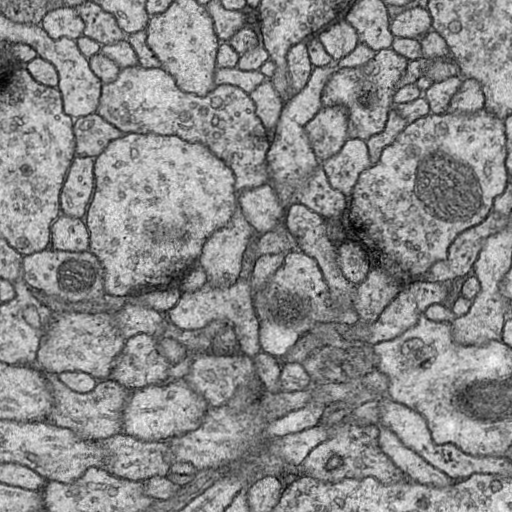
#> input picture data/ISBC2012/train/imgs/frame_0001.png, 512 x 512 px, found by its file name
$ python MirroPadding.py
#> lines starting #> are read from the running program, lines starting #| are printed output that depends on the picture
# -*- coding: utf-8 -*-
import numpy as np
import matplotlib.pyplot as plt
from PIL import Image
import os
import jittor


def mirror_padding(image,pad_size):
    """
    使用镜像外推（mirroring）将256x256图像扩展为448x448图像
    参数:
        image: 输入图像，形状为(256, 256)或(256, 256, channels)
        pad_size:需要填充的尺寸
    返回:
        扩展后的图像，形状为(448, 448,...)
    """
    # 计算需要扩展的尺寸 (448 - 256 = 192，每边扩展96像素)
    pad_size = pad_size // 2  #传入的pad_size为192  每边需要扩展192//2=96

    # 垂直方向镜像填充 (上下各96像素)
    top_pad = image[1:pad_size + 1, ...][::-1, ...]  # 上填充：取第1-96行并垂直翻转
    bottom_pad = image[-pad_size - 1:-1, ...][::-1, ...]  # 下填充：取倒数第97-倒数第2行并垂直翻转
    img_v = np.concatenate((top_pad, image, bottom_pad), axis=0)

    # 水平方向镜像填充 (左右各96像素)
    left_pad = img_v[:, 1:pad_size + 1, ...][:, ::-1, ...]  # 左填充：取第1-96列并水平翻转
    right_pad = img_v[:, -pad_size - 1:-1, ...][:, ::-1, ...]  # 右填充：取倒数第97-倒数第2列并水平翻转
    img_h = np.concatenate((left_pad, img_v, right_pad), axis=1)

    return img_h

def mirror_padding_jittor(patch):
    """
    使用镜像填充将 (1, C, 256, 256) 扩展到 (1, C, 448, 448)
    """
    pad_size = 96
    return jittor.nn.pad(
        patch, (pad_size, pad_size, pad_size, pad_size), mode='reflect'
    )


if __name__ == '__main__':
    # 检查文件路径
    file_path = r"C:\Users\24174\Desktop\cmmSecond\Unet-jittor\data\ISBC2012\train\imgs\frame_0001.png"

    if not os.path.exists(file_path):
        print(f"错误：文件不存在 - {file_path}")
    else:
        try:
            # 读取图像
            img = Image.open(file_path)
#> img is the input picture: PIL image 512x512 L; min 1, max 252, mean 137.2
            print(f"原始图像尺寸: {img.size}")
#| 原始图像尺寸: (512, 512)

            # 转换为NumPy数组
            img_array = np.array(img)

            # 截取左上角256x256部分
            crop_size = 256
            cropped_img = img_array[:crop_size, :crop_size]
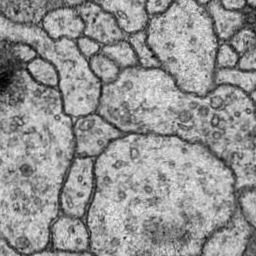
#> cropped_img: shape (256, 256); min 3, max 247, mean 147
            print(f"裁剪后图像尺寸: {cropped_img.shape}")
#| 裁剪后图像尺寸: (256, 256)

            # 应用镜像外推扩充
            padded_img = mirror_padding(cropped_img,pad_size=192)
#> in mirror_padding, `top_pad = image[1:pad_size + 1, ...][::-1, ...]`:
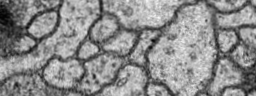
#> top_pad: shape (96, 256); min 3, max 247, mean 140
#> in mirror_padding, `bottom_pad = image[-pad_size - 1:-1, ...][::-1, ...]`:
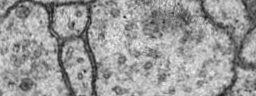
#> bottom_pad: shape (96, 256); min 21, max 240, mean 153.3
#> in mirror_padding, `img_v = np.concatenate((top_pad, image, bottom_pad), axis=0)`:
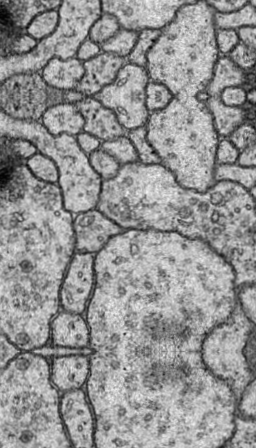
#> img_v: shape (448, 256); min 3, max 247, mean 146.9
#> in mirror_padding, `left_pad = img_v[:, 1:pad_size + 1, ...][:, ::-1, ...]`:
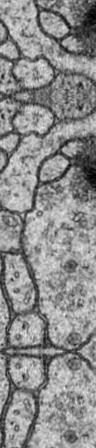
#> left_pad: shape (448, 96); min 3, max 239, mean 139.4
#> in mirror_padding, `right_pad = img_v[:, -pad_size - 1:-1, ...][:, ::-1, ...]`:
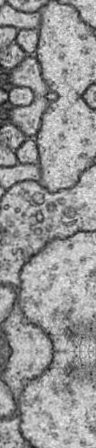
#> right_pad: shape (448, 96); min 21, max 240, mean 150.3
#> in mirror_padding, `img_h = np.concatenate((left_pad, img_v, right_pad), axis=1)`:
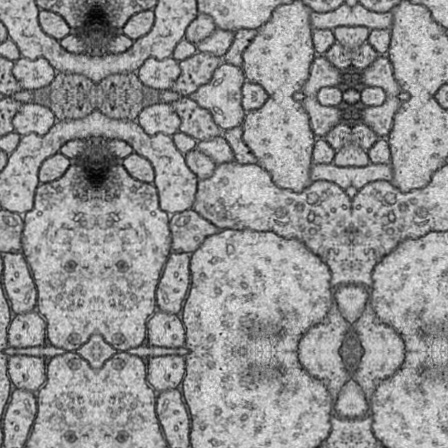
#> img_h: shape (448, 448); min 3, max 247, mean 146
            print(f"扩充后图像尺寸: {padded_img.shape}")
#| 扩充后图像尺寸: (448, 448)

            # 创建可视化对比
            plt.figure(figsize=(15, 8))

            # 原始图像
            plt.subplot(1, 3, 1)
            plt.imshow(img_array, cmap='gray' if len(img_array.shape) == 2 else None)
            plt.title(f"original ({img_array.shape[1]}×{img_array.shape[0]})")
            plt.axis('off')

            # 裁剪后的图像
            plt.subplot(1, 3, 2)
            plt.imshow(cropped_img, cmap='gray' if len(cropped_img.shape) == 2 else None)
            plt.title(f"cuted ({crop_size}×{crop_size})")
            plt.axis('off')

            # 扩充后的图像
            plt.subplot(1, 3, 3)
            plt.imshow(padded_img, cmap='gray' if len(padded_img.shape) == 2 else None)
            plt.title(f"padding ({padded_img.shape[1]}×{padded_img.shape[0]})")
            plt.axis('off')

            plt.tight_layout()
            plt.show()

            # 保存结果图像
            Image.fromarray(cropped_img).save("cropped_image.png")
            Image.fromarray(padded_img).save("padded_image.png")
            print("裁剪和扩充后的图像已保存为 cropped_image.png 和 padded_image.png")

        except Exception as e:
            print(f"处理图像时出错: {e}")

$ run again, with data/ISBC2012/train/imgs/frame_0002.png copied over data/ISBC2012/train/imgs/frame_0001.png
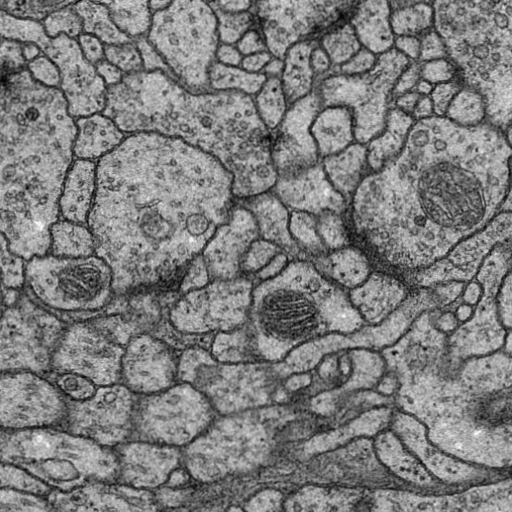
#> input picture data/ISBC2012/train/imgs/frame_0002.png, 512 x 512 px, found by its file name
#> img is the input picture: PIL image 512x512 L; min 2, max 251, mean 124.8
#| 原始图像尺寸: (512, 512)
#| 裁剪后图像尺寸: (256, 256)
#> in mirror_padding, `right_pad = img_v[:, -pad_size - 1:-1, ...][:, ::-1, ...]`:
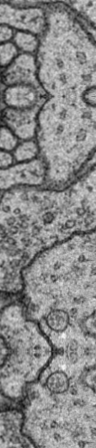
#> right_pad: shape (448, 96); min 14, max 246, mean 136.2
#> in mirror_padding, `img_h = np.concatenate((left_pad, img_v, right_pad), axis=1)`:
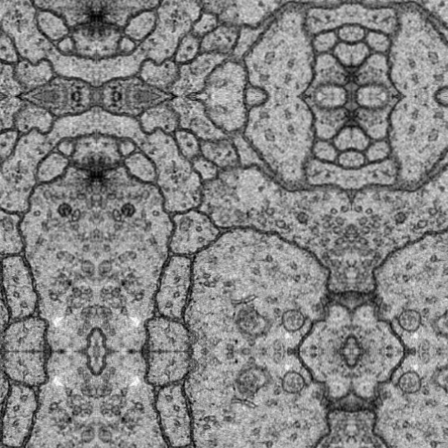
#> img_h: shape (448, 448); min 3, max 251, mean 133.2
#| 扩充后图像尺寸: (448, 448)

$ run again, with data/ISBC2012/train/imgs/frame_0003.png copied over data/ISBC2012/train/imgs/frame_0001.png
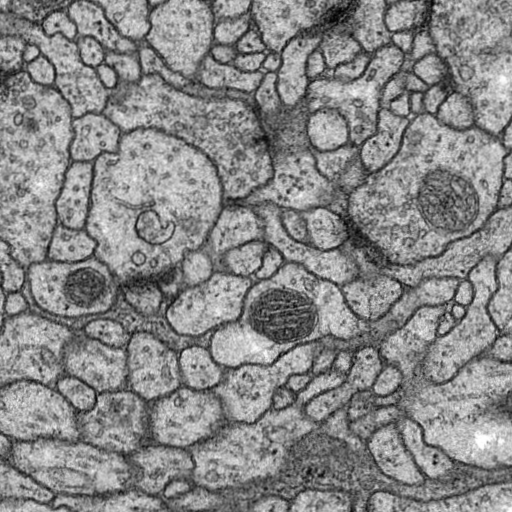
#> input picture data/ISBC2012/train/imgs/frame_0003.png, 512 x 512 px, found by its file name
#> img is the input picture: PIL image 512x512 L; min 2, max 255, mean 135.4
#| 原始图像尺寸: (512, 512)
#| 裁剪后图像尺寸: (256, 256)
#> in mirror_padding, `right_pad = img_v[:, -pad_size - 1:-1, ...][:, ::-1, ...]`:
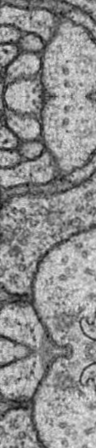
#> right_pad: shape (448, 96); min 12, max 235, mean 141.7
#> in mirror_padding, `img_h = np.concatenate((left_pad, img_v, right_pad), axis=1)`:
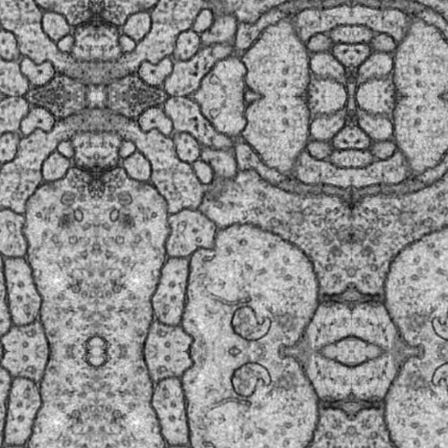
#> img_h: shape (448, 448); min 8, max 253, mean 142
#| 扩充后图像尺寸: (448, 448)

$ run again, with data/ISBC2012/train/imgs/frame_0004.png copied over data/ISBC2012/train/imgs/frame_0001.png
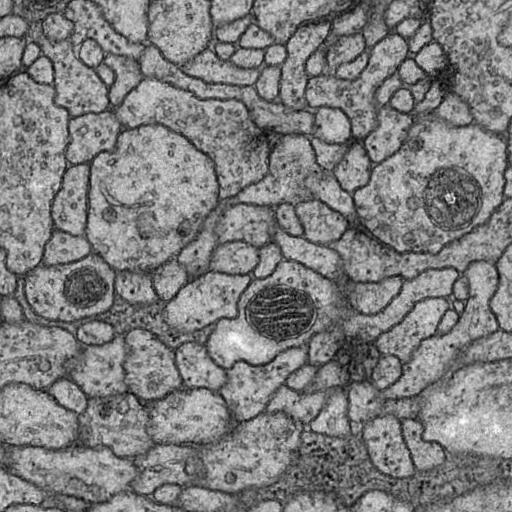
#> input picture data/ISBC2012/train/imgs/frame_0004.png, 512 x 512 px, found by its file name
#> img is the input picture: PIL image 512x512 L; min 3, max 255, mean 126.4
#| 原始图像尺寸: (512, 512)
#| 裁剪后图像尺寸: (256, 256)
#> in mirror_padding, `img_h = np.concatenate((left_pad, img_v, right_pad), axis=1)`:
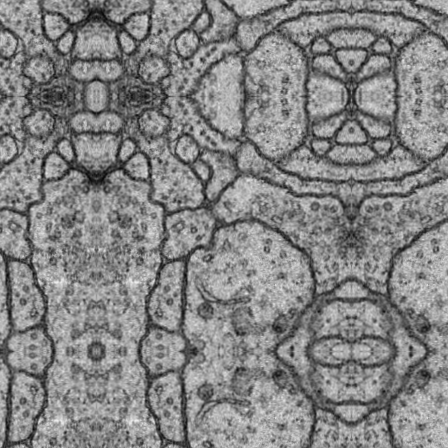
#> img_h: shape (448, 448); min 7, max 238, mean 132.6
#| 扩充后图像尺寸: (448, 448)
